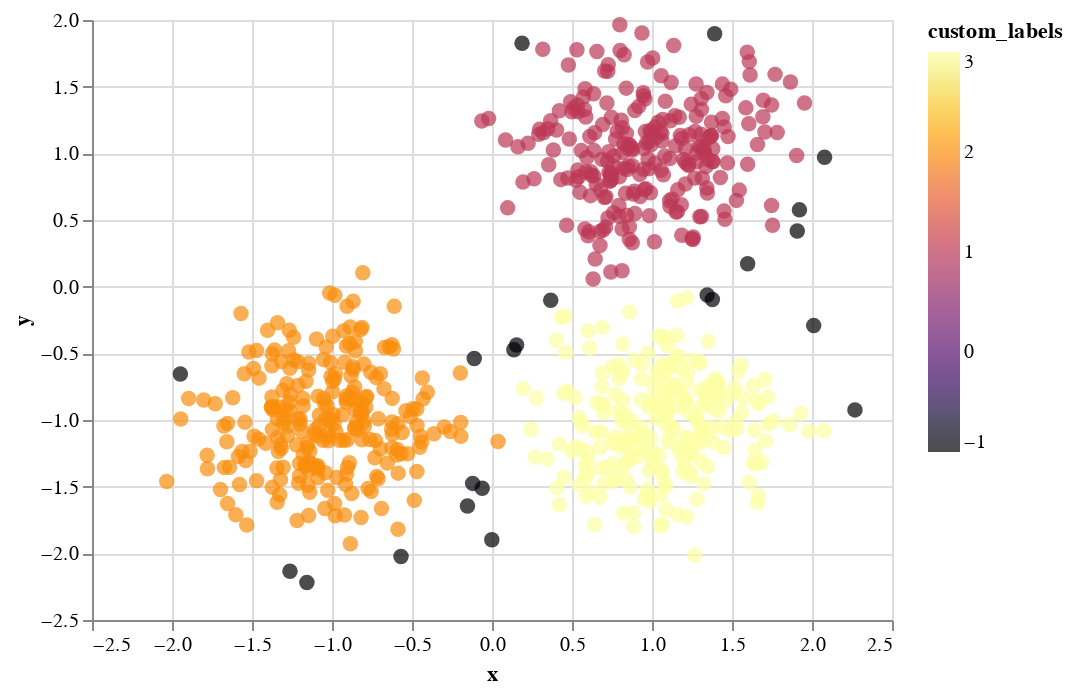

The notebook cell this image was saved under:
### Code cell
# custom labels
alt.Chart(df).mark_circle(size=60).encode(
    x='x',
    y='y',
    color=alt.Color('custom_labels', scale=alt.Scale(scheme='inferno')),
)

### Figure 1 — Vega-Lite specification as saved in the notebook (floating-point values rounded to 4 significant figures; data arrays with more than 128 entries replaced by an {"elided": "..."} marker saying what was removed)
{"config": {"view": {"continuousWidth": 400, "continuousHeight": 300}}, "data": {"name": "data-151aad31018ef3345a0af745c3068259"}, "mark": {"type": "circle", "size": 60}, "encoding": {"color": {"type": "quantitative", "field": "custom_labels", "scale": {"scheme": "inferno"}}, "x": {"type": "quantitative", "field": "x"}, "y": {"type": "quantitative", "field": "y"}}, "$schema": "https://vega.github.io/schema/vega-lite/v4.8.1.json", "datasets": {"data-151aad31018ef3345a0af745c3068259": {"elided": "750 records"}}}
